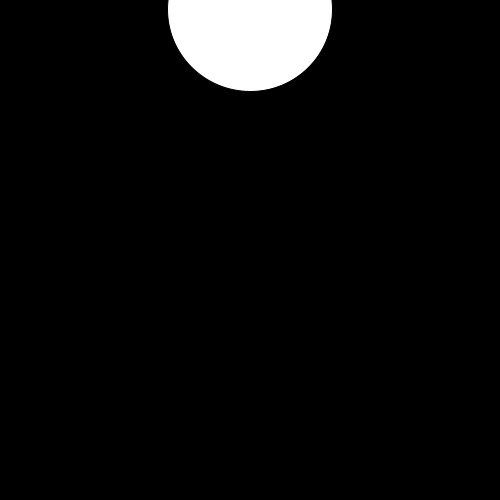
Frame 1 (no input)
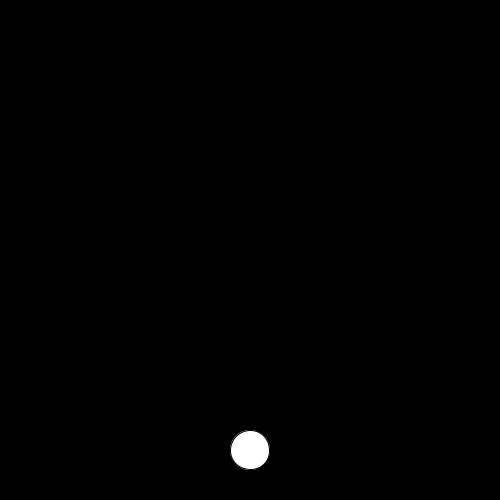
Frame 60 (the mouse pressed at the canvas centre just before this capture)
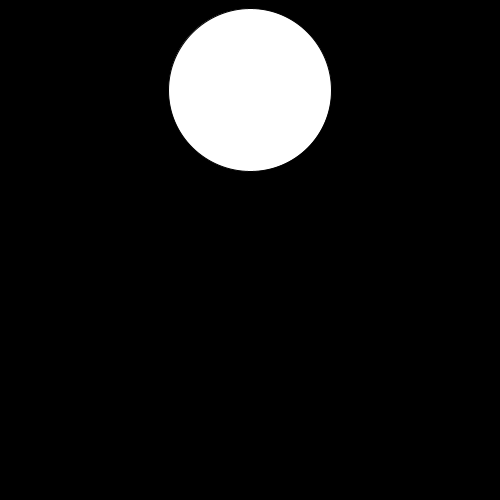
Frame 120 (the mouse held since frame 60 and released just before this capture)

The Processing sketch that drew these frames (run headless with seeded random() and noise(); from frame 60 on, the mouse is pressed at the canvas centre):

// Processing sketch: processing_31069
// ── processing_31069.pde

float x;
float y;
float z;
int speed=9;

void setup () {
  
  
  
  
  background(0);
size(500,500);
}
void draw(){
  if(keyPressed==true);
  {
    if(key=='a');
  text("I like bacon.",250,250);
  background(color(0));
  }
  x=y+0;
  y=x+speed;
  z=random(255);
  ellipse(250,y,z,z);
  frameRate(500);
   if(y>490)

  speed=-speed;

if(y<1)
{

  speed=-speed;
}}
   
            
